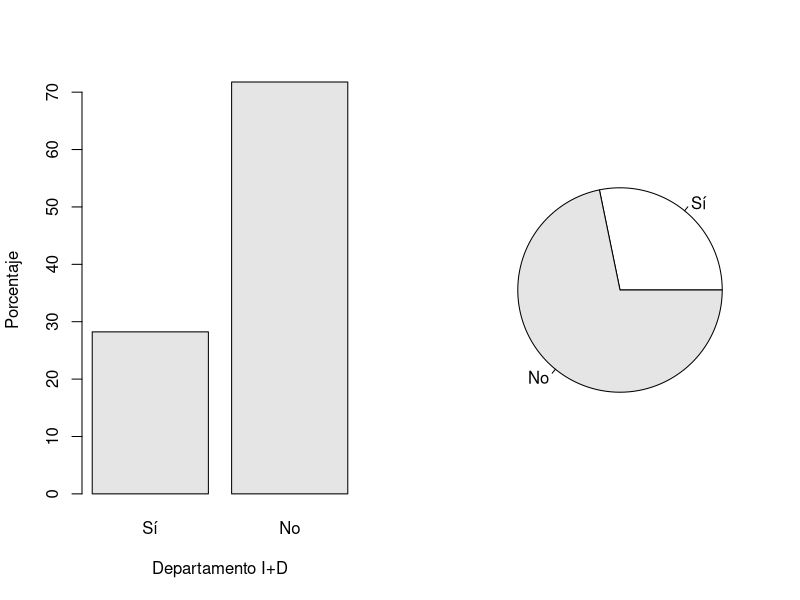
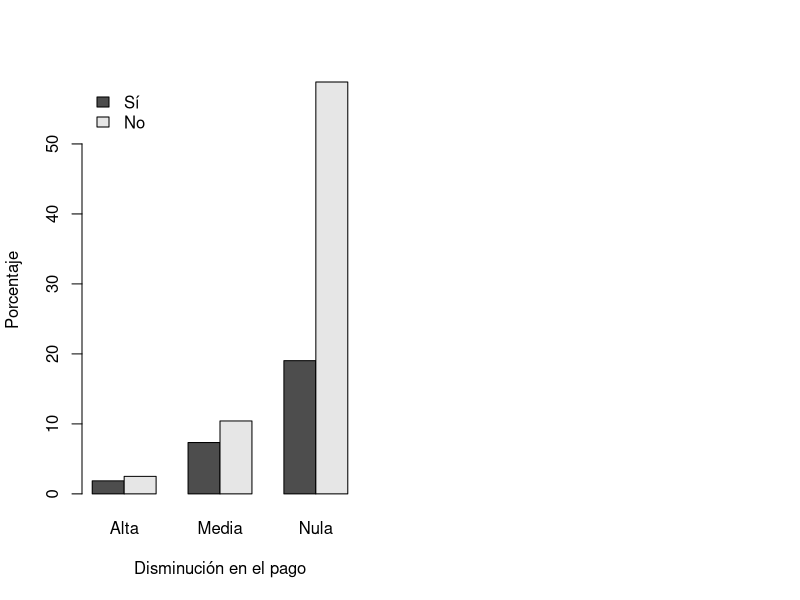
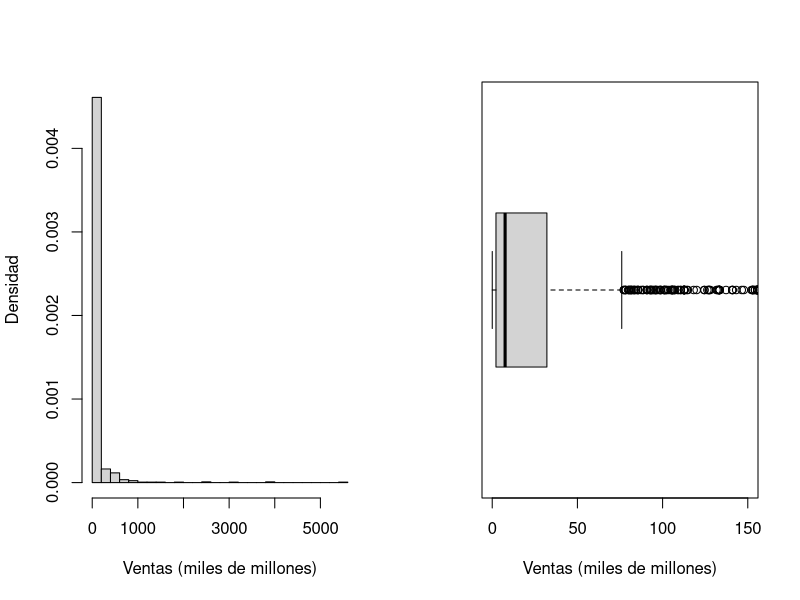
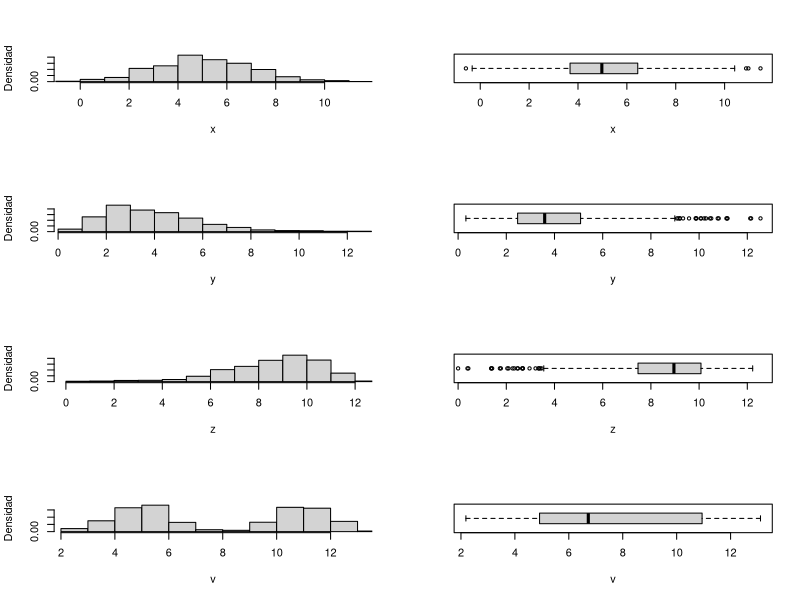

Generate these figures, in order, with R:
## ---- chunk 1
knitr::opts_chunk$set(echo = TRUE)
## ---- chunk 2
# IMPORTANTE: no olvide cambiar este directorio
setwd("C:/Users/Juan Camilo/Dropbox/UN/probabilidad_estadistica/")
# importar datos
EDIT <- read.table(file = "EDIT.txt", header = TRUE)
# tamaño de la muestra
n <- nrow(EDIT)
# tabla de frecuencias relativas
tabla <- 100*table(EDIT$ID)/n
names(tabla) <- c("Sí","No")
print(round(x = addmargins(tabla), digits = 2))
# diagramas
par(mfrow = c(1,2))
barplot(height = tabla, xlab = "Departamento I+D", ylab = "Porcentaje", col = "gray90")
pie(x = tabla, col = c("white", "gray90"))
## ---- chunk 3
# tabla de frecuencias relativas
tabla <- round(100*table(EDIT$ID, EDIT$Disminucion)/n, 3)
rownames(tabla) <- c("Sí","No")
colnames(tabla) <- c("Alta","Media","Nula")
print(round(x = addmargins(tabla), digits = 2))
# diagrama de barras
barplot(height = tabla, xlab = "Disminución en el pago", ylab = "Porcentaje",
        legend.text = TRUE, beside = TRUE, 
        args.legend = list(x = "topleft", bty = "n"))
## ---- chunk 4
# medidas de tendencia y localizacion
summary(EDIT$Ventas)
# diagramas
par(mfrow = c(1,2))
hist(x = EDIT$Ventas, freq = FALSE, nclass = 25,
     xlab = "Ventas (miles de millones)", ylab = "Densidad", main = "")
boxplot(x = EDIT$Ventas, horizontal = TRUE, xlab = "Ventas (miles de millones)", 
        ylim = c(0,150))
## ---- chunk 5
# importar datos
# recuerden actualizar el directorio de trabajo
datos <- read.table(file = "sinteticos.txt", header = TRUE)
# medidas de tendencia y localizacion
summary(datos)
## ---- chunk 6
# histogramas y diagramas de caja
par(mfrow = c(4,2))
hist(x = datos$x, freq = FALSE, xlab = "x", ylab = "Densidad", main = "", xlim = range(datos$x))
boxplot(x = datos$x,  horizontal = TRUE, xlab = "x", ylim = range(datos$x))
hist(x = datos$y, freq = FALSE, xlab = "y", ylab = "Densidad", main = "", xlim = range(datos$y))
boxplot(x = datos$y,  horizontal = TRUE, xlab = "y", ylim = range(datos$y))
hist(x = datos$z, freq = FALSE, xlab = "z", ylab = "Densidad", main = "", xlim = range(datos$z))
boxplot(x = datos$z,  horizontal = TRUE, xlab = "z", ylim = range(datos$y))
hist(x = datos$v, freq = FALSE, xlab = "v", ylab = "Densidad", main = "", xlim = range(datos$v))
boxplot(x = datos$v,  horizontal = TRUE, xlab = "v", ylim = range(datos$v))
